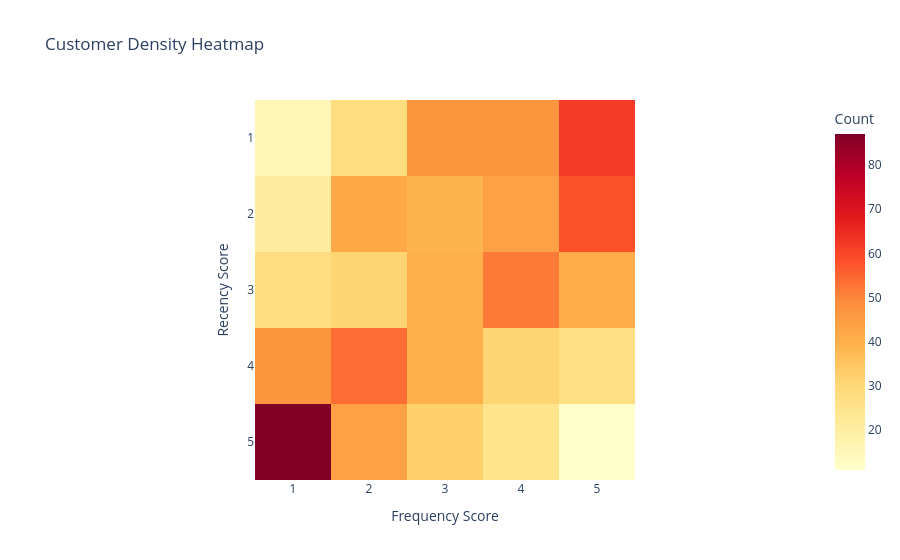

Notebook source saved alongside this figure:
### Markdown cell above
### Visualizing danger zone

### Code cell
heatmap_data = rfm.groupby(['R_Score', 'F_Score']).size().unstack().fillna(0)
fig = px.imshow(heatmap_data,
               labels=dict(x="Frequency Score", y="Recency Score", color="Count"),
               x = ['1', '2', '3', '4', '5'],         
               y = ['1', '2', '3', '4', '5'],
               title = "Customer Density Heatmap",
               color_continuous_scale='YlOrRd')

fig.show()

### Figure 1 — Plotly figure (JSON) as saved in the notebook; plotly's stock layout.template omitted (floating-point values rounded to 4 significant figures)
{"data": [{"coloraxis": "coloraxis", "hovertemplate": "Frequency Score: %{x}<br>Recency Score: %{y}<br>Count: %{z}<extra></extra>", "name": "0", "type": "heatmap", "x": ["1", "2", "3", "4", "5"], "xaxis": "x", "y": ["1", "2", "3", "4", "5"], "yaxis": "y", "z": [[16, 28, 47, 47, 62], [21, 42, 39, 44, 58], [28, 31, 40, 52, 41], [47, 54, 40, 31, 27], [87, 44, 32, 25, 11]]}], "layout": {"coloraxis": {"colorbar": {"title": {"text": "Count"}}, "colorscale": [[0, "rgb(255,255,204)"], [0.125, "rgb(255,237,160)"], [0.25, "rgb(254,217,118)"], [0.375, "rgb(254,178,76)"], [0.5, "rgb(253,141,60)"], [0.625, "rgb(252,78,42)"], [0.75, "rgb(227,26,28)"], [0.875, "rgb(189,0,38)"], [1, "rgb(128,0,38)"]]}, "title": {"text": "Customer Density Heatmap"}, "xaxis": {"anchor": "y", "constrain": "domain", "domain": [0, 1], "scaleanchor": "y", "title": {"text": "Frequency Score"}}, "yaxis": {"anchor": "x", "autorange": "reversed", "constrain": "domain", "domain": [0, 1], "title": {"text": "Recency Score"}}}}
